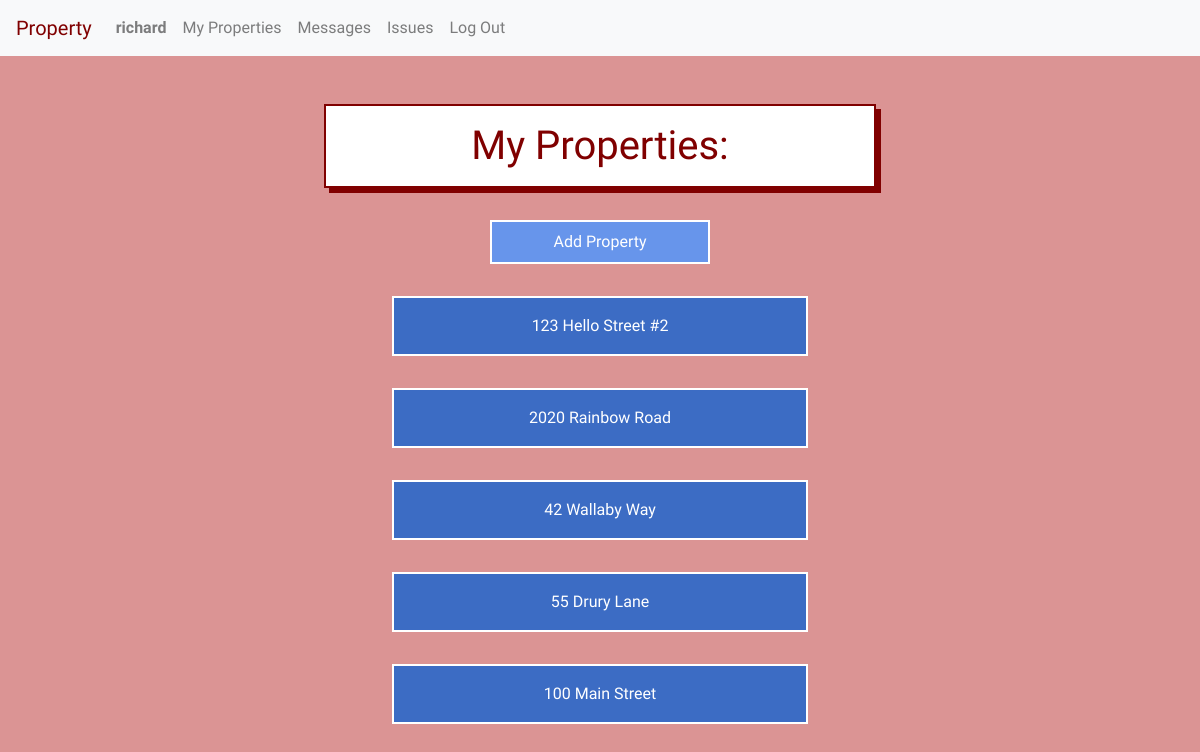
/ (signed in), run on the app's committed database.
### property/models.py (models this page shows, shortened)
class User(AbstractUser):
    tenant = models.BooleanField(default=True)
    manager = models.BooleanField(default=False)

class Unit(models.Model):
    manager = models.ForeignKey(User, on_delete=models.CASCADE, related_name="managers")
    tenant = models.ForeignKey(User, on_delete=models.CASCADE, related_name="tenants", blank=True, null=True)
    address = models.CharField(max_length=200)
    image = models.URLField(blank=True, default='', max_length=1000)
    def __str__(self):
        return f"{self.address}"

### property/views.py (the view, shortened to what this page needs)
# urls.py: path("", views.index, name="index"),
def index(request):
        if request.user.is_authenticated:
            if request.user.manager:
                try:
                    units = Unit.objects.filter(manager=request.user)
                except ObjectDoesNotExist:
                    units = None
                print(units)
                return render(request, 'property/index.html', {
                    "units": units
                })
        else:
            return render(request, 'property/login.html')

### property/templates/property/index.html (shortened to what this page needs)
{% extends "property/layout.html" %}
{% block body %}
    {% if user.manager %}
        {% if not units %}
            <br><br>
            <p> You have not registered any properties yet. </p>
            <p> Let's get started! </p>
            <br><br>
            <div class="add-property-link">
                <a href="{% url 'add_property' %}">Add Property</a>
            </div>
        {% else %}
            <h1>My Properties:</h1>
            <div class="add-property-link">
                <a href="{% url 'add_property' %}">Add Property</a>
            </div>
            <div class="list-container">
            {% for unit in units %}
                <div class="listed-item-link">
                    <a href="{% url 'unit' unit.id %}">{{unit}}</a>
                </div>
            {% endfor %}
            </div>
        {% endif %}
    {% endif %}
{% endblock %}

### property/templates/property/layout.html (shortened to what this page needs)
{% load static %}
<!DOCTYPE html>
<html lang="en">
    <head>
        <link rel="stylesheet" href="https://stackpath.bootstrapcdn.com/bootstrap/4.3.1/css/bootstrap.min.css">
        <link href="{% static 'property/styles.css' %}" rel="stylesheet">
    </head>
    <body>
        {% if user.is_authenticated %}
        <nav class="navbar sticky-top navbar-expand-lg navbar-light bg-light">
            <a class="navbar-brand">Property</a>
            <div class="collapse navbar-collapse" id="navbarTogglerDemo02">
              <ul class="navbar-nav mr-auto mt-2 mt-lg-0">
                <li class="nav-item">
                    <a class="nav-link" href="{% url 'profile' %}"><strong>{{ user.username }}</strong></a>
                </li>
                {% if user.manager %}
                <li class="nav-item">
                    <a class="nav-link" href="{% url 'index' %}">My Properties</a>
                </li>
                {% endif %}
                <li class="nav-item">
                    <a class="nav-link" href="{% url 'messages' %}">Messages</a>
                </li>
                <li class="nav-item">
                    <a class="nav-link" href="{% url 'issues' %}">Issues</a>
                </li>
                <li class="nav-item">
                    <a class="nav-link" href="{% url 'logout' %}">Log Out</a>
                </li>
              </ul>
            </div>
          </nav>
        {% endif %}
        <div class="body">
        {% block body %}
        {% endblock %}
        </div>
    </body>
</html>

### property/static/property/styles.css (style rules this page uses)
body { background-color: rgb(219, 148, 148); color: maroon; font-family: 'Yusei Magic', sans-serif; }
.listed-item-link > a { color: white; text-decoration: none; }
.add-property-link > a { color: white; text-decoration: none; }
.body { padding: 3rem; text-align: center; }
h1 { padding: 1rem; margin-bottom: 1rem; margin: auto; text-align: center; border: maroon solid 2px; background-color: white; color: maroon; display: block; box-shadow: 5px 5px; width: 50%; min-width: 350px; }
.list-container { padding: 2rem; }
.listed-item-link { padding: 1rem; margin: auto; width: 40%; min-width: 300px; margin-bottom: 2rem; text-align: center; border: white solid 2px; background-color: rgb(60, 108, 196); color: white; display: block; }
.add-property-link { padding: 0.5rem; margin: auto; width: 20%; min-width: 200px; margin-top: 2rem; text-align: center; border: white solid 2px; background-color: rgb(103, 149, 235); color: white; display: block; }

### data on the page
User: username "richard"
Unit: address "123 Hello Street #2"
Unit: address "2020 Rainbow Road"
Unit: address "42 Wallaby Way"
Unit: address "55 Drury Lane"
Unit: address "100 Main Street"
